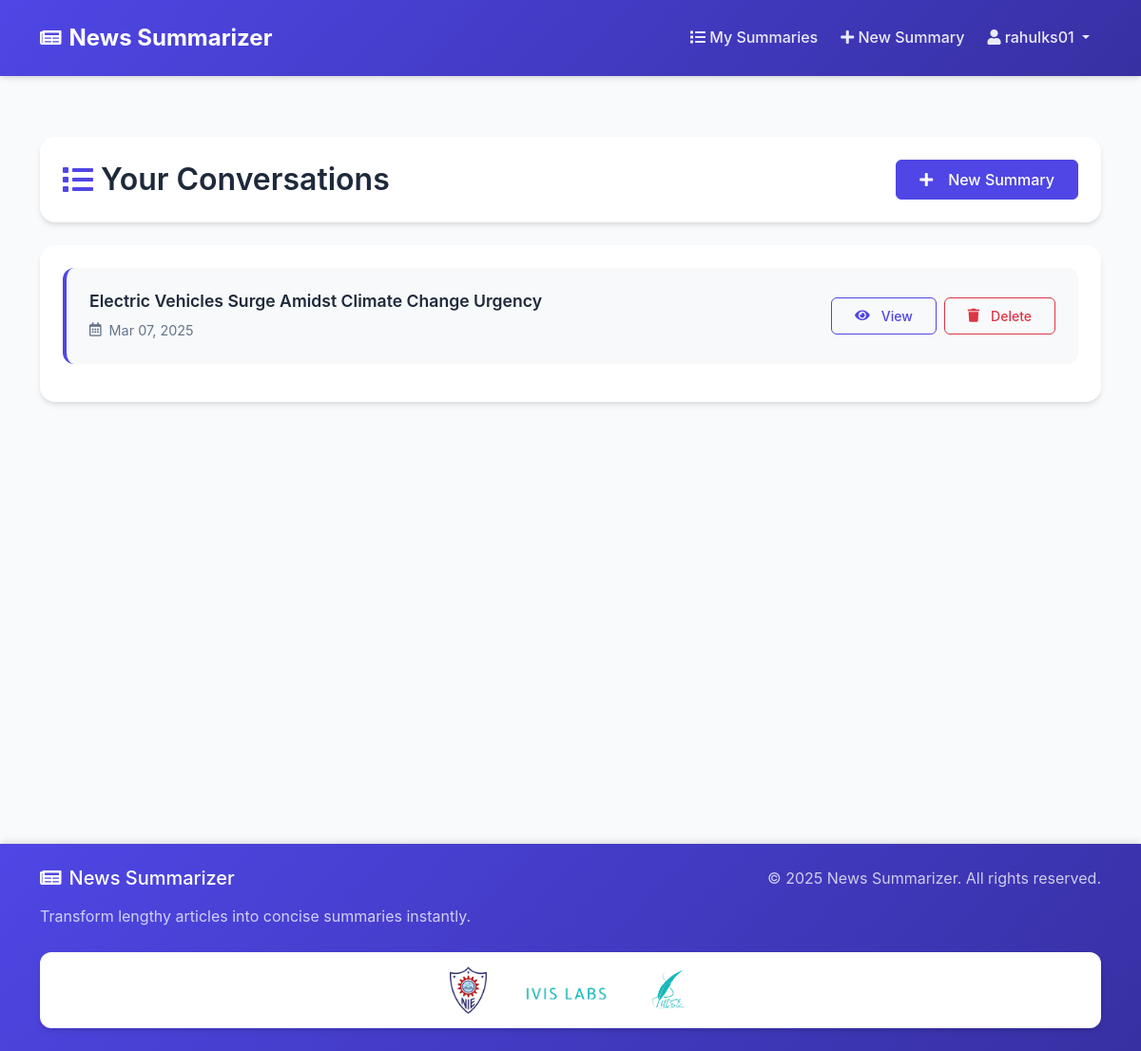
The app's page /chat-list/ (signed in), older data.
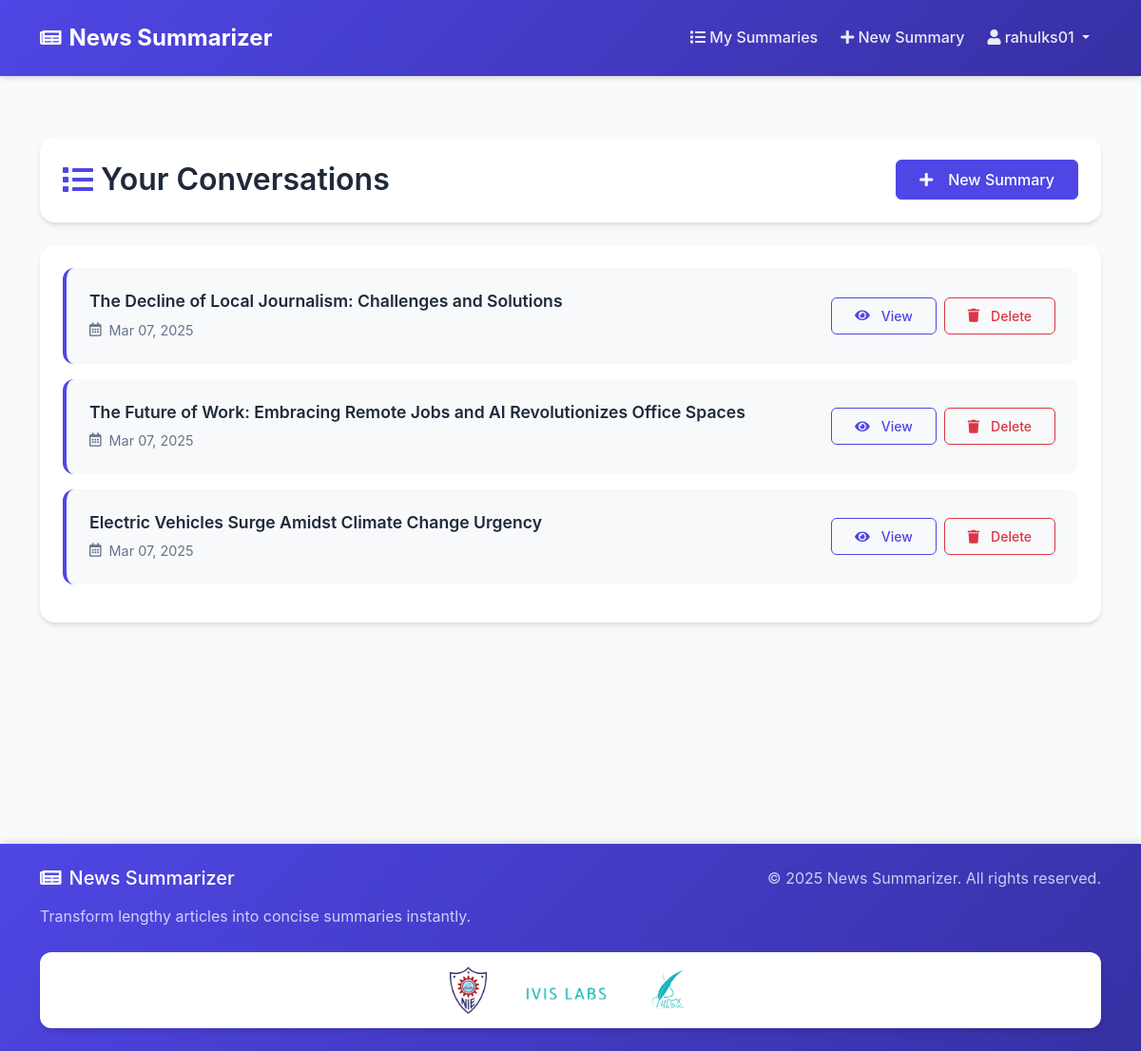
The same page, newer data.
### chat/models.py (models this page shows, shortened)
class Conversation(models.Model):
    user = models.ForeignKey(User, on_delete=models.CASCADE)
    title = models.CharField(max_length=200)
    created_at = models.DateTimeField(auto_now_add=True)

### chat/views.py (the view)
# urls.py: path('chat-list/', views.chat_list, name='chat_list'),
@login_required
def chat_list(request):
    conversations = Conversation.objects.filter(user=request.user).order_by('-created_at')
    return render(request, 'chat/chat_list.html', {'conversations': conversations})

### chat/templates/chat/chat_list.html (shortened to what this page needs)
{% extends 'chat/base.html' %}
{% block content %}
<div class="chat-list-page">
    <div class="container">
        <div class="row">
            <div class="col-md-12">
                <div class="page-header slide-up">
                    <h2 class="mb-0">
                        <i class="fas fa-list me-2"></i>Your Conversations
                    </h2>
                    <a href="{% url 'new_chat' %}" class="btn btn-primary">
                        <i class="fas fa-plus me-2"></i>New Summary
                    </a>
                </div>
                <div class="conversations-container slide-up" style="animation-delay: 0.1s;">
                    {% if conversations %}
                        {% for conversation in conversations %}
                            <div class="conversation-card animate-card">
                                <div class="conversation-info">
                                    <h3 class="conversation-title">
                                        <a href="{% url 'chat' conversation.id %}">{{ conversation.title }}</a>
                                    </h3>
                                    <span class="conversation-date">
                                        <i class="far fa-calendar-alt me-1"></i>
                                        {{ conversation.created_at|date:"M d, Y" }}
                                    </span>
                                </div>
                                <div class="conversation-actions">
                                    <a href="{% url 'chat' conversation.id %}" class="btn btn-outline-primary btn-sm">
                                        <i class="fas fa-eye me-1"></i>View
                                    </a>
                                    <button type="button" class="btn btn-outline-danger btn-sm"
                                            data-bs-toggle="modal"
                                            data-bs-target="#deleteModal{{ conversation.id }}">
                                        <i class="fas fa-trash me-1"></i>Delete
                                    </button>
                                </div>
                            </div>
                        {% endfor %}
                    {% endif %}
                </div>
            </div>
        </div>
    </div>
</div>
{% endblock %}

### chat/templates/chat/base.html (shortened to what this page needs)
<!DOCTYPE html>
<html>
<head>
    <link href="https://cdn.jsdelivr.net/npm/bootstrap@5.1.3/dist/css/bootstrap.min.css" rel="stylesheet">
    <link rel="stylesheet" href="https://cdnjs.cloudflare.com/ajax/libs/font-awesome/5.15.4/css/all.min.css">
</head>
<body>
    {% load static %}
    <nav class="navbar navbar-expand-lg navbar-dark">
        <div class="container">
            <a class="navbar-brand" href="{% url 'landing_page' %}">
                <i class="fas fa-newspaper"></i> News Summarizer
            </a>
            <div class="collapse navbar-collapse" id="navbarNav">
                <ul class="navbar-nav ms-auto">
                    {% if user.is_authenticated %}
                    <li class="nav-item">
                        <a class="nav-link" href="{% url 'chat_list' %}">
                            <i class="fas fa-list"></i> My Summaries
                        </a>
                    </li>
                    <li class="nav-item">
                        <a class="nav-link" href="{% url 'new_chat' %}">
                            <i class="fas fa-plus"></i> New Summary
                        </a>
                    </li>
                    <li class="nav-item dropdown">
                        <a class="nav-link dropdown-toggle" href="#" id="navbarDropdown" role="button"
                            data-bs-toggle="dropdown">
                            <i class="fas fa-user"></i> {{ user.username }}
                        </a>
                    </li>
                    {% endif %}
                </ul>
            </div>
        </div>
    </nav>
    <div class="main-content">
        {% block content %}
        {% endblock %}
    </div>
    <footer class="py-4">
        <div class="container">
            <div class="row">
                <div class="col-md-6">
                    <h5 class="mb-3"><i class="fas fa-newspaper me-2"></i>News Summarizer</h5>
                    <p class="mb-0 opacity-75">Transform lengthy articles into concise summaries instantly.</p>
                </div>
                <div class="col-md-6 text-md-end">
                    <p class="mb-0 opacity-75">&copy; {% now "Y" %} News Summarizer. All rights reserved.</p>
                </div>
            </div>
            <div class="row mt-4">
                <div class="col-12">
                    <div class="footer-logos">
                        <img src="{% static 'NIE_University.png' %}" alt="NIE Logo">
                        <img src="{% static 'IVIS_logo.png' %}" alt="IVIS Labs Logo">
                        <img src="{% static 'PULSE LOGO.png' %}" alt="Pulse Logo">
                    </div>
                </div>
            </div>
        </div>
    </footer>
</body>
</html>

### chat/templates/chat/base.html (style rules this page uses)
:root { --primary-color: #4f46e5; --primary-hover: #4338ca; --secondary-color: #3730a3; --background-color: #f9fafb; --card-bg: #ffffff; --text-color: #1e293b; --text-muted: #64748b; --border-color: #e2e8f0; --transition-speed: 0.3s; --shadow-sm: 0 1px 3px rgba(0, 0, 0, 0.1); --shadow-md: 0 4px 6px -1px rgba(0, 0, 0, 0.1), 0 2px 4px -1px rgba(0, 0, 0, 0.06); --shadow-lg: 0 10px 15px -3px rgba(0, 0, 0, 0.1), 0 4px 6px -2px rgba(0, 0, 0, 0.05); --radius-sm: 0.375rem; --radius-md: 0.75rem; --radius-lg: 1rem; }
body { min-height: 100vh; display: flex; flex-direction: column; background-color: var(--background-color); color: var(--text-color); font-family: 'Inter', -apple-system, BlinkMacSystemFont, sans-serif; line-height: 1.6; }
.main-content { flex: 1; padding: 2rem 0; }
.navbar { background: linear-gradient(135deg, var(--primary-color), var(--secondary-color)); box-shadow: var(--shadow-md); padding: 1rem 0; position: sticky; top: 0; z-index: 1000; transition: all var(--transition-speed) ease; }
.navbar-brand { font-weight: 700; font-size: 1.5rem; color: white !important; display: flex; align-items: center; gap: 0.5rem; }
.navbar-brand i { font-size: 1.25rem; }
.nav-link { font-weight: 500; color: rgba(255, 255, 255, 0.9) !important; transition: all var(--transition-speed) ease; padding: 0.5rem 1rem; border-radius: var(--radius-sm); margin: 0 0.25rem; }
footer { background: linear-gradient(135deg, var(--primary-color), var(--secondary-color)); color: white; padding: 2rem 0; margin-top: auto; box-shadow: 0 -4px 6px -1px rgba(0, 0, 0, 0.1); }
.btn { border-radius: var(--radius-sm); padding: 0.5rem 1.5rem; transition: all var(--transition-speed) ease; font-weight: 500; display: inline-flex; align-items: center; gap: 0.5rem; }
.btn-primary { background-color: var(--primary-color); border-color: var(--primary-color); }
.btn-outline-primary { color: var(--primary-color); border-color: var(--primary-color); }
.footer-logos { display: flex; justify-content: center; align-items: center; gap: 20px; padding: 10px; background: white; border-radius: var(--radius-md); box-shadow: var(--shadow-md); }
.footer-logos img { max-width: 120px; max-height: 60px; object-fit: contain; background: white; padding: 5px; border-radius: 8px; }
.slide-up { animation: slideUp 0.5s ease; }

### chat/templates/chat/chat_list.html (style rules this page uses)
.chat-list-page { padding: 2rem 0; min-height: calc(100vh - 56px); }
.page-header { display: flex; justify-content: space-between; align-items: center; background: var(--card-bg); padding: 1.5rem; border-radius: var(--radius-lg); box-shadow: var(--shadow-md); margin-bottom: 1.5rem; }
.page-header h2 { display: flex; align-items: center; font-weight: 600; color: var(--text-color); }
.page-header h2 i { color: var(--primary-color); }
.conversations-container { background: var(--card-bg); padding: 1.5rem; border-radius: var(--radius-lg); box-shadow: var(--shadow-md); }
.conversation-card { display: flex; justify-content: space-between; align-items: center; padding: 1.5rem; border-radius: var(--radius-md); background: #f8f9fa; margin-bottom: 1rem; transition: all 0.3s ease; border-left: 4px solid var(--primary-color); }
.animate-card { animation: fadeIn 0.5s ease-in-out forwards; animation-delay: 0.1s; opacity: 0; }
.animate-card:nth-child(2) { animation-delay: 0.2s; }
.animate-card:nth-child(3) { animation-delay: 0.3s; }
.conversation-info { flex: 1; }
.conversation-title { font-size: 1.1rem; margin-bottom: 0.5rem; font-weight: 600; }
.conversation-title a { color: var(--text-color); text-decoration: none; transition: color 0.3s ease; }
.conversation-date { font-size: 0.9rem; color: var(--text-muted); display: flex; align-items: center; gap: 0.25rem; }
.conversation-actions { display: flex; gap: 0.5rem; }

Row changes from the older to the newer data that the page shows:
added Conversation: title "The Decline of Local Journalism: Challenges and Solutions", created_at "Mar 07, 2025"
added Conversation: title "The Future of Work: Embracing Remote Jobs and AI Revolutionizes Office Spaces", created_at "Mar 07, 2025"
